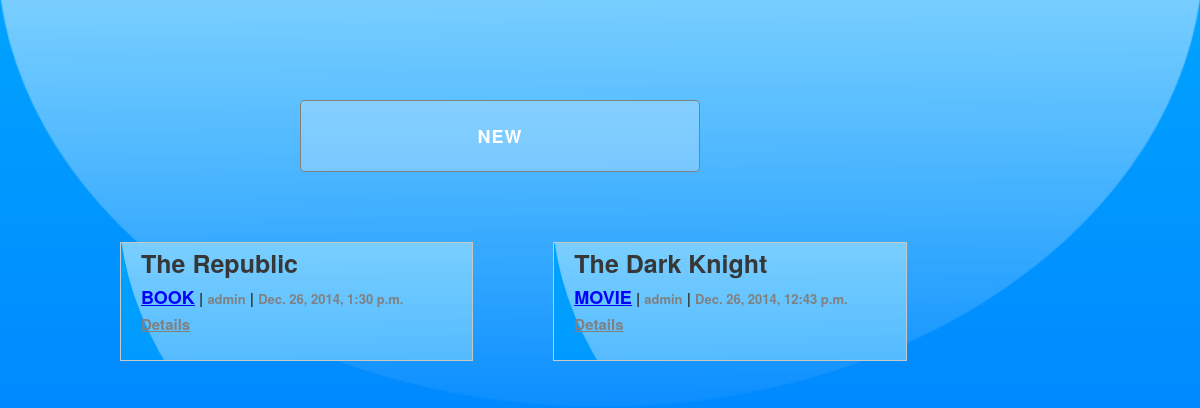
The app's page /recommendation/, older data.
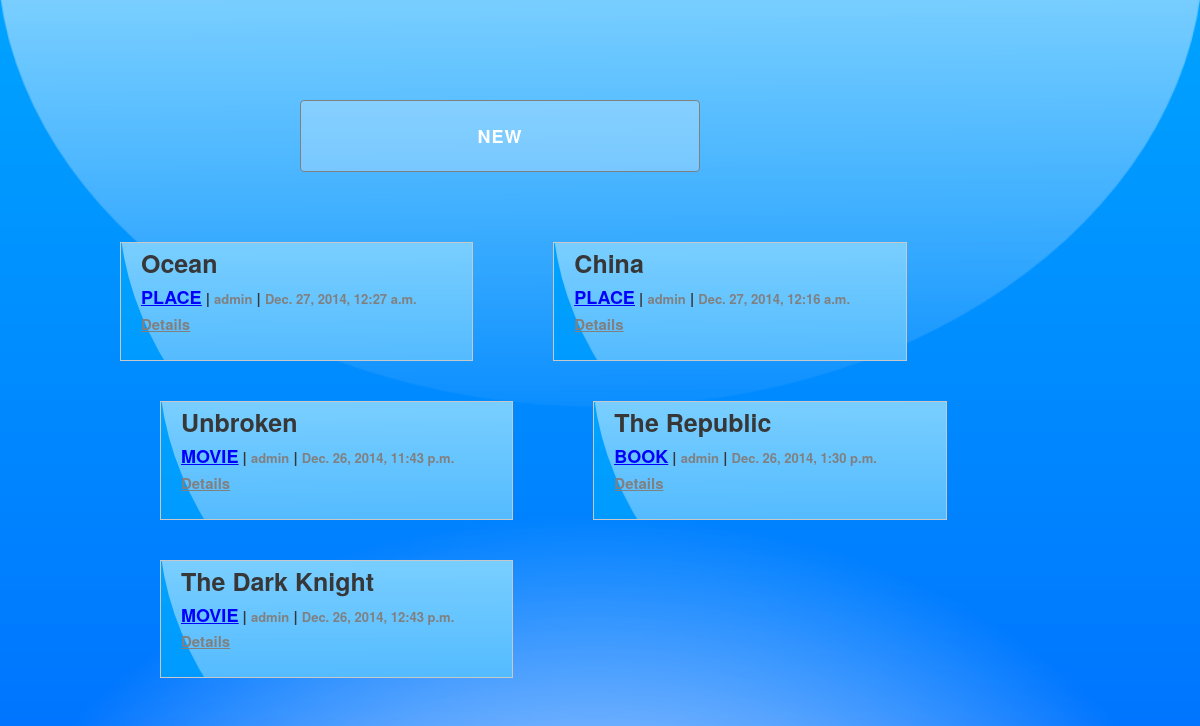
The same page, newer data.
### recommendation/models.py (models this page shows, shortened)
class Thread(models.Model):
	title = models.CharField(max_length=128)
	poster = models.ForeignKey(User)
	image_link=models.TextField(default=None, blank=True, null=True)
	detail_link=models.TextField(default=None, blank=True, null=True)
	video_link=models.TextField(default=None,blank=True,null=True)
	category = models.ForeignKey(Category)
	comment = models.TextField()
	date = models.DateTimeField(default = timezone.now)

class Category(models.Model):
	name = models.CharField(max_length=16, unique=True)
	def __str__(self):
		return self.name

### recommendation/views.py (the view)
def index(request):
	return render(request, 'index.html',{'threads': Thread.objects.order_by('-date'),'categories':Category.objects.all()})

### recommendation/templates/index.html (shortened to what this page needs)
{% extends "base.html" %}
{% block bodyblock %}
<a href="/recommendation/post/"> <button class="button-primary">New</button> </a>
<div class="row">
<div class="fourteen columns">
<ul>
{% for thread in threads %}
<div class="five columns">
<li class='item'><span class="title">{{ thread.title }}</span><br>
<span class="category"><a class="cat" href="/recommendation/{{thread.category}}/">{{thread.category | upper}}</a></span>  | <span class="author">{{thread.poster.username}}</span> | <span class="time">{{thread.date}}</span><br>
<a href="javascript:void(0)" class="details">Details</a>
<p class="comment">{{thread.comment}}</p><br>
{% if thread.image_link %} <img src="{{thread.image_link}}" class="image"> {% endif %}<br>
{% if thread.video_link %} {{thread.video_link | safe}} </li> {% endif %}
</div>
{% endfor %}
</ul>
</div>
</div>
{% endblock %}

### album/templates/base.html (shortened to what this page needs)
<!DOCTYPE html>
<html lang="en">
    <head>
  <link rel="stylesheet" href="/static/css/normalize.css">
  <link rel="stylesheet" href="/static/css/skeleton.css">
</head>
    </head>
<body>
  {% block bodyblock %}
  {% endblock %}
  <br>
</body>

### recommendation/static/css/skeleton.css (style rules this page uses)
.column, .columns { width: 100%; float: left; box-sizing: border-box; }
@media (min-width: 550px) { .column, .columns { margin-left: 4%; } }
@media (min-width: 550px) { .column:first-child, .columns:first-child { margin-left: 0; } }
@media (min-width: 550px) { .five.columns { width: 39.3333333333%; } }
html { font-size: 62.5%; }
body { font-size: 1.5em; line-height: 1.6; font-weight: 600; font-family: "Raleway", "HelveticaNeue", "Helvetica Neue", Helvetica, Arial, sans-serif; color: rgb(55,55,55); }
a { color: #1EAEDB; }
.button, button, input[type="submit"], input[type="reset"], input[type="button"] { display: inline-block; height: 72px; width:200px; padding: 0 30px; color: rgb(55,55,55); text-align: center; font-size: 18px; font-weight: 600; line-height: 38px; letter-spacing: .1rem; text-transform: uppercase; text-decoration: none; white-space: nowrap; background-color: transparent; border-radius: 4px; border: 1px solid #bbb; cursor: pointer; box-sizing: border-box; }
.button.button-primary, button.button-primary, input[type="submit"].button-primary, input[type="reset"].button-primary, input[type="button"].button-primary { color: #FFF; background-color: rgba(255,255,255,0.25); border-color: grey; }
ul { list-style: none; }
ol, ul { padding-left: 0; margin-top: 0; }
li { margin-bottom: 1rem; }
button, .button { margin-bottom: 1rem; }
pre, blockquote, form, dl, figure, table, p, ul, ol, form { margin-bottom: 2.5rem; }
.container:after, .row:after, .u-cf { content: ""; display: table; clear: both; }

### recommendation/templates/index.html (style rules this page uses)
.item { background-image: url("/static/images/post.png");margin:20px; padding-left: 20px;background-color: rgba(255,255,255,.5);border: 1px solid rgb(200,200,200) }
.time, .author { font-size: small;color: grey }
.category, .cat { text-decoration: underline;font-size: large; color: blue }
.title { font-size: 25px }
.button-primary { width:40%;margin-left:20%;margin-bottom: 50px }
.details { color: grey }

### album/templates/base.html (style rules this page uses)
body { background-size:cover; background-attachment:fixed; background-image: url("/static/images/post.png"); margin:50px; padding: 50px; }

Row changes from the older to the newer data that the page shows:
added Thread: title "Ocean", category "PLACE", poster.username "admin", date "Dec. 27, 2014, 12:27 a.m."
added Thread: title "China", category "PLACE", poster.username "admin", date "Dec. 27, 2014, 12:16 a.m."
added Thread: title "Unbroken", category "MOVIE", poster.username "admin", date "Dec. 26, 2014, 11:43 p.m."
